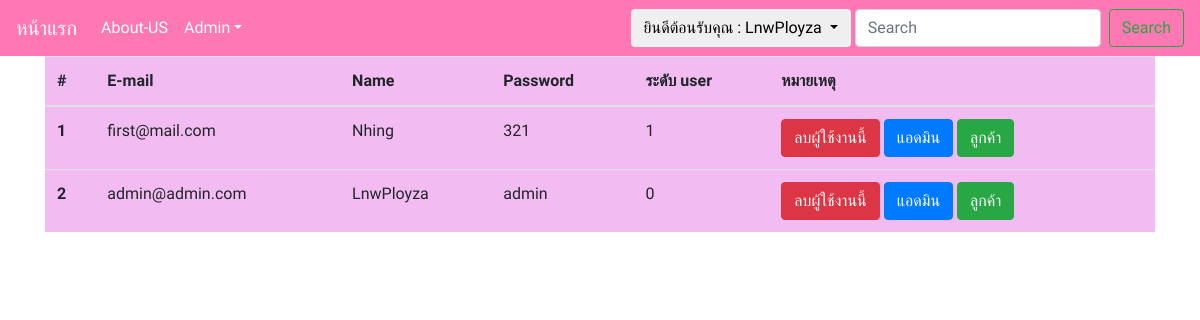
/admin-user.php (signed in), run on the app's committed database.
### tables this page shows
CREATE TABLE `users` (
  `user_id` int(11) NOT NULL,
  `user_email` varchar(120) NOT NULL,
  `user_pass` varchar(20) NOT NULL,
  `user_name` varchar(100) NOT NULL,
  `user_tier` int(11) NOT NULL DEFAULT 1 COMMENT '0=admin 1=customer'
);

### admin-user.php (the view, shortened to what this page needs)
<?php
require_once 'navbar.php';
require_once 'connect.php';
 ?>
<body>
   <div class="container">
     <div class="table-responsive">
       <table style="background:#f2bcf2" class="table">
 <thead>
   <tr>
     <th scope="col">#</th>
     <th scope="col">E-mail</th>
     <th scope="col">Name</th>
     <th scope="col">Password</th>
     <th scope="col">ระดับ user</th>
     <th scope="col">หมายเหตุ</th>
   </tr>
 </thead>
 <tbody>
     <?php
     $n=1;
     $sql = ("SELECT * FROM users ORDER BY user_id DESC");
     $result=$mysqli->query($sql);
       while ($row = mysqli_fetch_array($result)) {
         ?>
         <tr>
           <th scope="row"><?php echo $n; ?></th>
           <td><?php echo $row['user_email']; ?></td>
           <td><?php echo $row['user_name']; ?></td>
           <td><?php echo $row['user_pass']; ?></td>
           <td><?php echo $row['user_tier']; ?></td>
           <td>
              <a href="#" class="btn btn-danger" onclick="checkdel(<?php echo $row['user_id']; ?>)" id="del">ลบผู้ใช้งานนี้</a>
              <a href="#" class="btn btn-primary" onclick="toadmin(<?php echo $row['user_id']; ?>)" id="admin">แอดมิน</a>
              <a href="#" class="btn btn-success" onclick="tocustom(<?php echo $row['user_id']; ?>)" id="admin">ลูกค้า</a>
            </td>
         </tr>
         <?php
         $n++;
       }
      ?>
 </tbody>
 </table>
     </div>
   </div>
 </body>

### navbar.php (style rules this page uses)
* { font-family: 'Mali', cursive; }

### admin-user.php (style rules this page uses)
body { background-image: url("img/bg1.png"); }

### data on the page
users: user_email "first@mail.com", user_name "Nhing", user_pass "321", user_tier "1"
users: user_email "admin@admin.com", user_name "LnwPloyza", user_pass "admin", user_tier "0"

### other printed values
$_SESSION['user_name'] "LnwPloyza"
